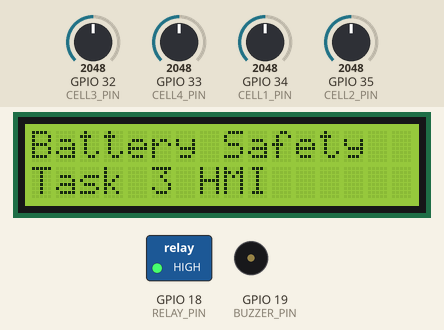
This program was run on a simulated ESP32. Shown: 16×2 character LCD, switched loads named in the program (green lamp = pin HIGH), buzzer (waves = sounding, pin HIGH). Inputs (shaded band) come from the test bench; at power-on: GPIO 32 (CELL3_PIN) = 2048, GPIO 33 (CELL4_PIN) = 2048, GPIO 34 (CELL1_PIN) = 2048, GPIO 35 (CELL2_PIN) = 2048. WiFi joins after 1.5 s; servers stay silent unless stated; what the program prints to the serial monitor is not drawn.

Above: at 1.9 s.
At 4.5 s:
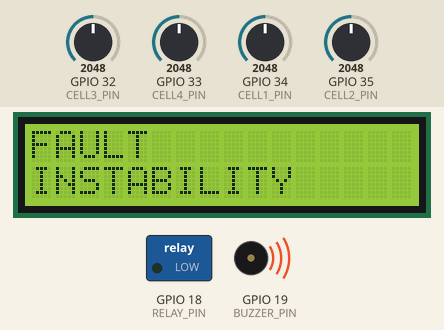
4.6 s: GPIO 32 (CELL3_PIN) set to 1284
7.4 s: GPIO 32 (CELL3_PIN) set to 1189
8.9 s: GPIO 32 (CELL3_PIN) set to 2866
At 11.8 s:
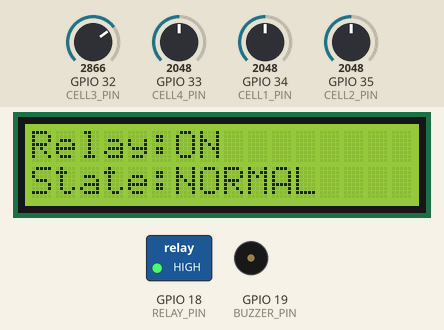
11.9 s: GPIO 33 (CELL4_PIN) set to 1459
14.9 s: GPIO 33 (CELL4_PIN) set to 1380
At 17.8 s:
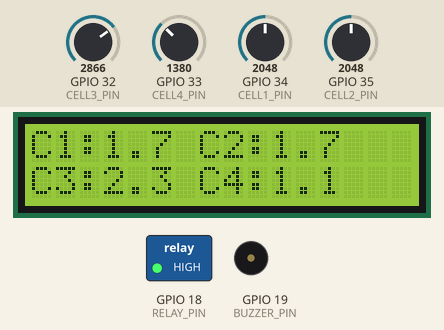
17.9 s: GPIO 34 (CELL1_PIN) set to 1459
At 20.8 s:
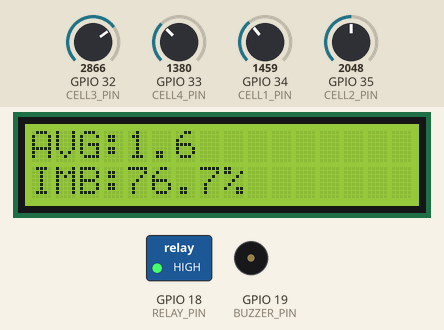
20.9 s: GPIO 34 (CELL1_PIN) set to 1356
At 21.3 s:
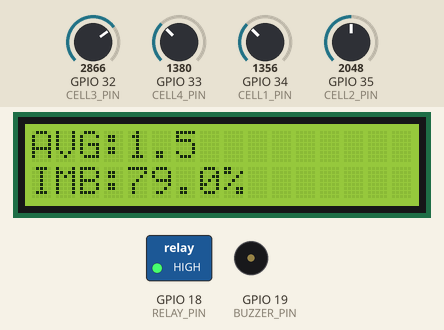
Timing chart, 0 to 23.9 s (numbered marks = the images above; inputs shaded):
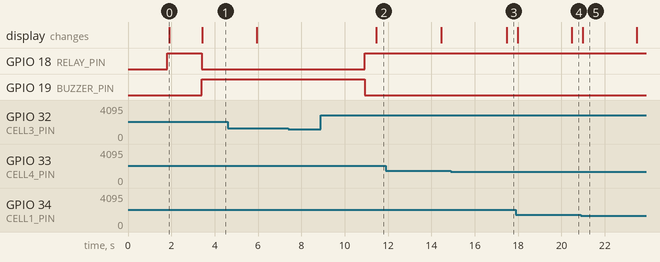

Measured:
- the behaviour switches between 1428 and 1427 on GPIO 33 (CELL4_PIN) (found by bisection; images 2 and 3)
- after the input at 8.9 s, GPIO 18 (RELAY_PIN): goes on until 10.9 s, then stays HIGH; GPIO 19 (BUZZER_PIN): goes on until 10.9 s, then stays LOW; the display: changes after 2.5 s (image 2)
- after the input at 14.9 s, the display: changes after 2.6 s (image 3)
- after the input at 17.9 s, the display: first changes after 0.07 s (image 4 shows a later state)
- after the input at 20.9 s, the display: changes after 0.07 s (image 5)
- what the display in image 0 shows lasts 1.5 s, from 1.9 s to 3.4 s

The program:

main.cpp
```cpp
#include <Arduino.h>
#include <Wire.h>
#include <LiquidCrystal_I2C.h>

#include "safety.h"
#include "display.h"
#include "hmi.h"

#include "fault_manager.h"
#include "logger.h"
#include <math.h>

#include "cloud_manager.h"

#define CELL1_PIN 34
#define CELL2_PIN 35
#define CELL3_PIN 32
#define CELL4_PIN 33

#define RELAY_PIN 18
#define BUZZER_PIN 19

LiquidCrystal_I2C lcd(0x27, 16, 2);

BatteryData battery;
RuntimeMode runtimeMode = MODE_NORMAL;
FaultType faultType = NO_FAULT;
RuntimeMode previousMode = MODE_NORMAL;

bool sensorDisconnectSent = false;
bool invalidReadingSent = false;
bool frozenADCSent = false;
bool relayMismatchSent = false;

bool relayfeedback = digitalRead(RELAY_PIN);

SystemState currentState = NORMAL;

ScreenType currentScreen = BATTERY_SCREEN;

float previousVoltage[4] = {0};
unsigned long freezeStartTime = 0;

unsigned long lastReadTime = 0;
unsigned long recoveryStartTime = 0;
unsigned long lastScreenChange = 0;
unsigned long disconnectStartTime = 0;
const unsigned long RECOVERY_DELAY = 5000;
const unsigned long SCREEN_INTERVAL = 3000;

void setup()
{
    Serial.begin(115200);
    connectCloud();
    sendTelemetry("SYSTEM_START");

    pinMode(RELAY_PIN, OUTPUT);
    pinMode(BUZZER_PIN, OUTPUT);

    digitalWrite(RELAY_PIN, HIGH);
    digitalWrite(BUZZER_PIN, LOW);

    lcd.init();
    lcd.backlight();

    lcd.setCursor(0,0);
    lcd.print("Battery Safety");

    lcd.setCursor(0,1);
    lcd.print("Task 3 HMI");

    delay(1500);

    lcd.clear();
}

void loop()
{
    checkConnection();
    unsigned long currentTime = millis();

    if(currentState == NORMAL)
    {
        if(currentTime - lastScreenChange >= SCREEN_INTERVAL)
        {
            lastScreenChange = currentTime;

            currentScreen =
                (ScreenType)((currentScreen + 1) % 4);
        }
    }

    if(currentTime - lastReadTime >= 500)
    {
        lastReadTime = currentTime;

        battery.cellVoltage[0] =
            analogRead(CELL1_PIN) * 3.3 / 4095.0;

        battery.cellVoltage[1] =
            analogRead(CELL2_PIN) * 3.3 / 4095.0;

        battery.cellVoltage[2] =
            analogRead(CELL3_PIN) * 3.3 / 4095.0;

        battery.cellVoltage[3] =
            analogRead(CELL4_PIN) * 3.3 / 4095.0;

        float averageVoltage =
        (
            battery.cellVoltage[0] +
            battery.cellVoltage[1] +
            battery.cellVoltage[2] +
            battery.cellVoltage[3]
        ) / 4.0;

        float maxVoltage = battery.cellVoltage[0];
        float minVoltage = battery.cellVoltage[0];

        for(int i=1;i<4;i++)
        {
            if(battery.cellVoltage[i] > maxVoltage)
                maxVoltage = battery.cellVoltage[i];

            if(battery.cellVoltage[i] < minVoltage)
                minVoltage = battery.cellVoltage[i];
        }

        float imbalance =
            ((maxVoltage - minVoltage) /
            averageVoltage) * 100.0;

        Serial.print("C1=");
        Serial.print(battery.cellVoltage[0]);

        Serial.print(" C2=");
        Serial.print(battery.cellVoltage[1]);

        Serial.print(" C3=");
        Serial.print(battery.cellVoltage[2]);

        Serial.print(" C4=");
        Serial.println(battery.cellVoltage[3]);

        String runtime = "NORMAL";
        String risk = "LOW";
        String diagnostics = "ALL SYSTEMS OK";
        String recommendation = "Continue Operation";

        sendDashboardData(
            battery.cellVoltage[0],
            battery.cellVoltage[1],
            battery.cellVoltage[2],
            battery.cellVoltage[3],
            runtime,
            risk,
            diagnostics,
            recommendation
        );


        Serial.println(runtime);
        Serial.println(risk);
        Serial.println(diagnostics);
        Serial.println(recommendation);

        bool weakCell =
            detectWeakCell(battery);

        bool overVoltage =
            detectOverVoltage(battery);

        bool fluctuation =
            detectRapidFluctuation(battery);

        bool invalidReading = false;
        if(invalidReading)
        {
            if(!invalidReadingSent)
            {
                sendTelemetry("INVALID_READING");
                invalidReadingSent = true;
            }
        }
        else
        {
            invalidReadingSent = false;
        }

        bool frozenADC = true;

for(int i = 0; i < 4; i++)
{
    if(fabs(battery.cellVoltage[i] -
            previousVoltage[i]) > 0.01)
    {
        frozenADC = false;
    }
}
for(int i = 0; i < 4; i++)
{
    previousVoltage[i] =
        battery.cellVoltage[i];
}
if(frozenADC)
{
    if(freezeStartTime == 0)
    {
        freezeStartTime = millis();
    }
}
else
{
    freezeStartTime = 0;
}

if(freezeStartTime != 0 &&
   millis() - freezeStartTime > 10000)
{
    runtimeMode = MODE_FAILSAFE;
    faultType = FROZEN_ADC;

    addFaultLog(FROZEN_ADC);

    Serial.println("FAULT DETECTED");
    sendTelemetry("FROZEN ADC");
}
if(invalidReading)
{
    if(runtimeMode != MODE_FAILSAFE)
    {
        runtimeMode = MODE_SHUTDOWN;

        Serial.println("SYSTEM SHUTDOWN");
        digitalWrite(RELAY_PIN, LOW);
        digitalWrite(BUZZER_PIN, HIGH);

        lcd.clear();
        lcd.setCursor(0,0);
        lcd.print("SYSTEM ");
        lcd.setCursor(0,1);
        lcd.print("SHUTDOWN");
    }
    else
    {
        runtimeMode = MODE_DEGRADED;
    }

    faultType = INVALID_READING;
    addFaultLog(INVALID_READING);

    Serial.println("FAULT DETECTED");
    sendTelemetry("INVALID READING");
}
if(runtimeMode != previousMode)
{
    sendTelemetry("MODE_CHANGED");

    previousMode = runtimeMode;
}
bool sensorDisconnectSent = false;
bool invalidReadingSent = false;
bool frozenADCSent = false;
bool relayMismatchSent = false;

bool sensorDisconnected = false;

for(int i=0;i<4;i++)
{
    if(battery.cellVoltage[i] < 0.30)
    {
        sensorDisconnected = true;
        break;
    }
}

if(sensorDisconnected)
{
    if(!sensorDisconnectSent)
    {
        sendTelemetry("SENSOR_DISCONNECTED");
        sensorDisconnectSent = true;
    }
}
else
{
    sensorDisconnectSent = false;
}

Serial.print("Sensor Disconnected: ");
Serial.println(sensorDisconnected);
if(runtimeMode != previousMode)
{
   switch(runtimeMode)
{
    case MODE_NORMAL:
        Serial.println("NORMAL");
        //Blynk.virtualWrite(V6, "NORMAL");
        break;

    case MODE_DEGRADED:
        Serial.println("DEGRADED");
        //Blynk.virtualWrite(V6, "DEGRADED");
        break;

    case MODE_FAILSAFE:
        Serial.println("FAILSAFE");
        break;

    case MODE_SHUTDOWN:
        Serial.println("SHUTDOWN");
        //Blynk.virtualWrite(V6, "SHUTDOWN");
        break;
}
    if(runtimeMode == MODE_NORMAL)
{
    //Blynk.virtualWrite(V7, "LOW");
}
else if(runtimeMode == MODE_DEGRADED)
{
    //Blynk.virtualWrite(V7, "MEDIUM");
}
else
{
}

if(faultType == NO_FAULT)
{
    //Blynk.virtualWrite(V8, "ALL SYSTEMS OK");
}
else
{
    //Blynk.virtualWrite(V8, "FAULT DETECTED");
}

if(runtimeMode == MODE_NORMAL)
{
    //Blynk.virtualWrite(V9, "Continue Operation");
}
else if(runtimeMode == MODE_DEGRADED)
{
    //Blynk.virtualWrite(V9, "Schedule Maintenance");
}
else
{
    //Blynk.virtualWrite(V9, "Inspect Battery Immediately");
}


    previousMode = runtimeMode;
}
switch(runtimeMode)
{
    case MODE_NORMAL:
        Serial.println("NORMAL");
        break;

    case MODE_DEGRADED:
        Serial.println("DEGRADED");
        break;

    case MODE_FAILSAFE:
        Serial.println("FAILSAFE");
        break;

    case MODE_SHUTDOWN:
        Serial.println("SHUTDOWN");
        break;
}

        switch(currentState)
        {
            case NORMAL:

                if(weakCell)
                {
                    currentState = FAULT;

                    digitalWrite(RELAY_PIN, LOW);
                    digitalWrite(BUZZER_PIN, HIGH);

                    showFault("WEAK CELL");
                }
                else if(overVoltage)
                {
                    currentState = FAULT;

                    digitalWrite(RELAY_PIN, LOW);
                    digitalWrite(BUZZER_PIN, HIGH);

                    showFault("OVERVOLTAGE");
                }
                else if(fluctuation)
                {
                    currentState = FAULT;

                    digitalWrite(RELAY_PIN, LOW);
                    digitalWrite(BUZZER_PIN, HIGH);

                    showFault("INSTABILITY");
                }
                else
                {
                    switch(currentScreen)
                    {
                        case BATTERY_SCREEN:

                            lcd.clear();

                            lcd.setCursor(0,0);
                            lcd.print("C1:");
                            lcd.print(battery.cellVoltage[0],1);

                            lcd.print(" C2:");
                            lcd.print(battery.cellVoltage[1],1);

                            lcd.setCursor(0,1);

                            lcd.print("C3:");
                            lcd.print(battery.cellVoltage[2],1);

                            lcd.print(" C4:");
                            lcd.print(battery.cellVoltage[3],1);

                            break;

                        case ANALYTICS_SCREEN:

                            lcd.clear();

                            lcd.setCursor(0,0);
                            lcd.print("AVG:");
                            lcd.print(averageVoltage,1);

                            lcd.setCursor(0,1);
                            lcd.print("IMB:");
                            lcd.print(imbalance,1);
                            lcd.print("%");

                            break;

                        case STATUS_SCREEN:

                            lcd.clear();

                            lcd.setCursor(0,0);
                            lcd.print("Relay:ON");

                            lcd.setCursor(0,1);
                            lcd.print("State:NORMAL");

                            break;

                        case DIAGNOSTIC_SCREEN:

                            lcd.clear();

                            lcd.setCursor(0,0);
                            lcd.print("Weak:NO");

                            lcd.setCursor(0,1);
                            lcd.print("OverV:NO");

                            break;
                    }
                }

                break;

            case FAULT:

                if(!weakCell &&
                   !overVoltage &&
                   !fluctuation)
                {
                    currentState = RECOVERY;

                    recoveryStartTime = millis();

                    lcd.clear();

                    lcd.setCursor(0,0);
                    lcd.print("RECOVERY");

                    lcd.setCursor(0,1);
                    lcd.print("WAIT 5 SEC");
                }

                break;

            case RECOVERY:

                if(millis() -
                   recoveryStartTime >=
                   RECOVERY_DELAY)
                {
                    currentState = NORMAL;

                    digitalWrite(RELAY_PIN, HIGH);
                    digitalWrite(BUZZER_PIN, LOW);
                }

                break;

            default:
                break;
        }
    }
}
```

cloud_manager.h
```cpp
#ifndef CLOUD_MANAGER_H
#define CLOUD_MANAGER_H

#include <Arduino.h>

void connectCloud();
void sendTelemetry(String eventName);
void checkConnection();

void sendDashboardData(
    float c1,
    float c2,
    float c3,
    float c4,
    String runtime,
    String risk,
    String diagnostics,
    String recommendation
);

#endif
```

display.h
```cpp
#ifndef DISPLAY_H
#define DISPLAY_H

#include <Arduino.h>

void showNormal();
void showFault(String message);

#endif
```

fault_manager.h
```cpp
#ifndef FAULT_MANAGER_H
#define FAULT_MANAGER_H

enum RuntimeMode
{
    MODE_NORMAL,
    MODE_DEGRADED,
    MODE_FAILSAFE,
    MODE_SHUTDOWN
};

enum FaultType
{
    NO_FAULT,
    INVALID_READING,
    FROZEN_ADC,
    SENSOR_DISCONNECTED,
    RELAY_MISMATCH
};

#endif
```

hmi.h
```cpp
#ifndef HMI_H
#define HMI_H

enum ScreenType
{
    BATTERY_SCREEN,
    ANALYTICS_SCREEN,
    STATUS_SCREEN,
    DIAGNOSTIC_SCREEN
};

#endif
```

logger.h
```cpp
#ifndef LOGGER_H
#define LOGGER_H

struct FaultLog
{
    unsigned long timestamp;
    int faultType;
};

extern FaultLog faultHistory[10];
extern int logIndex;

void addFaultLog(int fault);

#endif
```

safety.h
```cpp
#ifndef SAFETY_H
#define SAFETY_H

enum SystemState
{
    NORMAL,
    WARNING,
    FAULT,
    RECOVERY
};

struct BatteryData
{
    float cellVoltage[4];
};

bool detectWeakCell(BatteryData &battery);
bool detectOverVoltage(BatteryData &battery);
bool detectRapidFluctuation(BatteryData &battery);

#endif
```

cloud_manager.cpp
```cpp
#include "cloud_manager.h"

#define BLYNK_TEMPLATE_ID "TMPL3Zcq7eI0X"
#define BLYNK_TEMPLATE_NAME "Battery Management System"
#define BLYNK_AUTH_TOKEN "j4aT5WqyT25c0wg32ZA3degHQdlhcTKW"

#include <WiFi.h>
#include <WiFiClient.h>
#include <BlynkSimpleEsp32.h>

char ssid[] = "Wokwi-GUEST";
char pass[] = "";

void connectCloud()
{
    Serial.println("Connecting WiFi...");

    Blynk.begin("j4aT5WqyT25c0wg32ZA3degHQdlhcTKW", ssid, pass);

    Serial.println("Cloud Connected");
}

void sendTelemetry(String eventName)
{
    Serial.print("Blynk Status: ");
    Serial.println(Blynk.connected());

    if(Blynk.connected())
    {
        Serial.print("Cloud Event Sent: ");
        Serial.println(eventName);

        Blynk.virtualWrite(V0, eventName);
    }
}

void checkConnection()
{
    if(!Blynk.connected())
    {
        Serial.println("Reconnecting Cloud...");
        Blynk.connect();
    }

    Blynk.virtualWrite(V5, WiFi.RSSI());

    Serial.print("Sending RSSI: ");
    Serial.println(WiFi.RSSI());

    Serial.print("RSSI: ");
    Serial.println(WiFi.RSSI());

    Blynk.run();
}

void sendDashboardData(
    float c1,
    float c2,
    float c3,
    float c4,
    String runtime,
    String risk,
    String diagnostics,
    String recommendation
)
{
    if(Blynk.connected())
    {
        Blynk.virtualWrite(V1, c1);
        Blynk.virtualWrite(V2, c2);
        Blynk.virtualWrite(V3, c3);
        Blynk.virtualWrite(V4, c4);

        Blynk.virtualWrite(V6, runtime);
        Blynk.virtualWrite(V7, risk);
        Blynk.virtualWrite(V8, diagnostics);
        Blynk.virtualWrite(V9, recommendation);

        Serial.println("Dashboard Data Sent");
    }
}
```

display.cpp
```cpp
#include <Arduino.h>
#include <LiquidCrystal_I2C.h>
#include "display.h"

extern LiquidCrystal_I2C lcd;

void showNormal()
{
    lcd.clear();
    lcd.setCursor(0,0);
    lcd.print("SYSTEM NORMAL");
}

void showFault(String message)
{
    lcd.clear();
    lcd.setCursor(0,0);
    lcd.print("FAULT");

    lcd.setCursor(0,1);
    lcd.print(message);
}
```

fault_manager.cpp
```cpp
#include "fault_manager.h"

RuntimeMode currentMode = MODE_NORMAL;
FaultType currentFault = NO_FAULT;
```

hmi.cpp
```cpp
#include "hmi.h"
```

logger.cpp
```cpp
#include "logger.h"
#include <chrono>

static unsigned long millis()
{
    using namespace std::chrono;
    return static_cast<unsigned long>(duration_cast<milliseconds>(steady_clock::now().time_since_epoch()).count());
}

FaultLog faultHistory[10];
int logIndex = 0;

void addFaultLog(int fault)
{
    faultHistory[logIndex].timestamp = millis();
    faultHistory[logIndex].faultType = fault;

    logIndex++;

    if(logIndex >= 10)
    {
        logIndex = 0;
    }
}
```

safety.cpp
```cpp
#include <math.h>
#include "safety.h"

bool detectWeakCell(BatteryData &battery)
{
    for(int i = 0; i < 4; i++)
    {
        if(battery.cellVoltage[i] < 1.0)
        {
            return true;
        }
    }
    return false;
}

bool detectOverVoltage(BatteryData &battery)
{
    for(int i = 0; i < 4; i++)
    {
        if(battery.cellVoltage[i] > 3.0)
        {
            return true;
        }
    }
    return false;
}

bool detectRapidFluctuation(BatteryData &battery)
{
    static float previousVoltage[4] = {0};

    for(int i = 0; i < 4; i++)
    {
        if(fabs(battery.cellVoltage[i] -
                previousVoltage[i]) > 0.5)
        {
            previousVoltage[i] =
                battery.cellVoltage[i];

            return true;
        }

        previousVoltage[i] =
            battery.cellVoltage[i];
    }

    return false;
}
```
